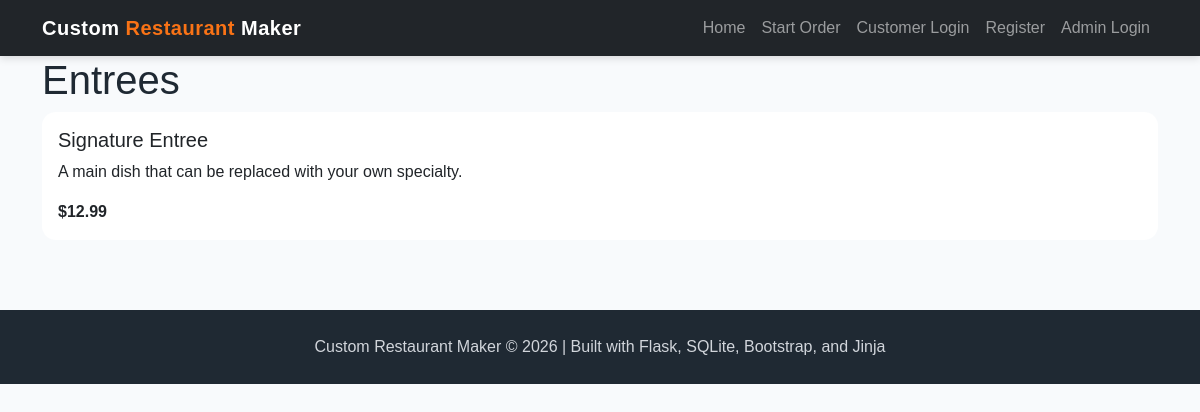
Before: /entrees with the older database file.
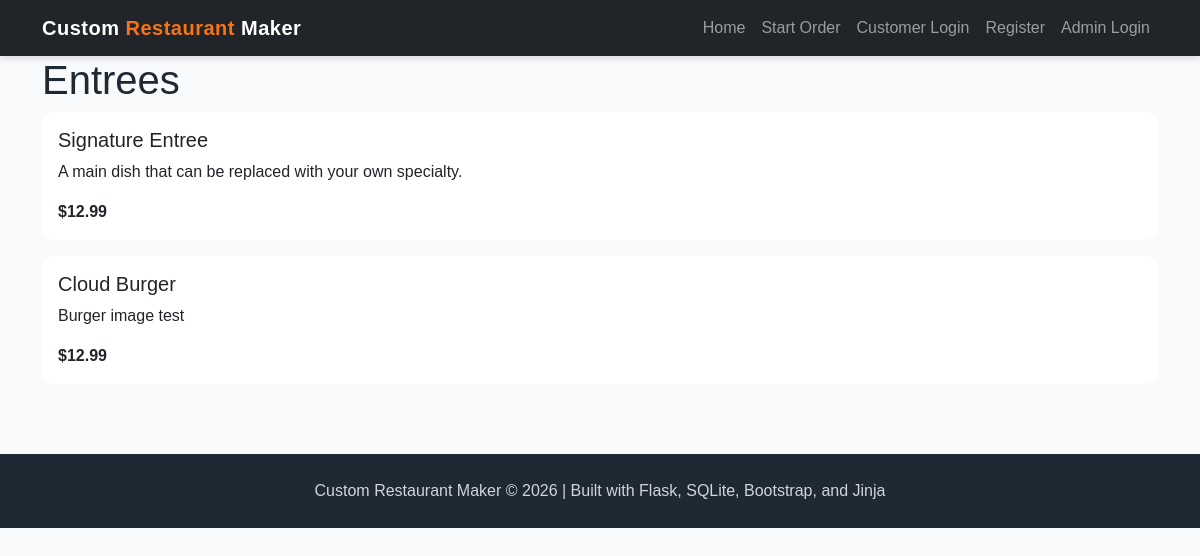
After: the same page with the newer database file.
### tables this page shows
CREATE TABLE menu (
    menu_id INTEGER PRIMARY KEY AUTOINCREMENT,
    name TEXT NOT NULL,
    category TEXT NOT NULL,
    price REAL NOT NULL,
    description TEXT
, image_filename TEXT, image_url TEXT);

### app.py (the view)
@app.route('/entrees')
def entrees():
    conn = get_db()
    cur = conn.cursor()
    cur.execute("SELECT * FROM menu WHERE LOWER(category) = ?", ("entrees",))
    menu = cur.fetchall()
    conn.close()
    return render_template('entrees.html', menu=menu)

### app.py (called while the page is built)
def get_db():
    conn = sqlite3.connect("project4.db")
    conn.row_factory = sqlite3.Row
    return conn

### templates/entrees.html (shortened to what this page needs)
{% extends "base.html" %}
{% block content %}
<h1>Entrees</h1>
{% for item in menu %}
<div class="card mb-3">
    <div class="card-body">
        <h5>{{ item['name'] }}</h5>
        <p>
            {{ item['description'] }}
        </p>
        <strong>
            ${{ item['price'] }}
        </strong>
    </div>
</div>
{% endfor %}
{% endblock %}

Changed rows visible on the page:
added menu: name "Cloud Burger", description "Burger image test", price "12.99"
